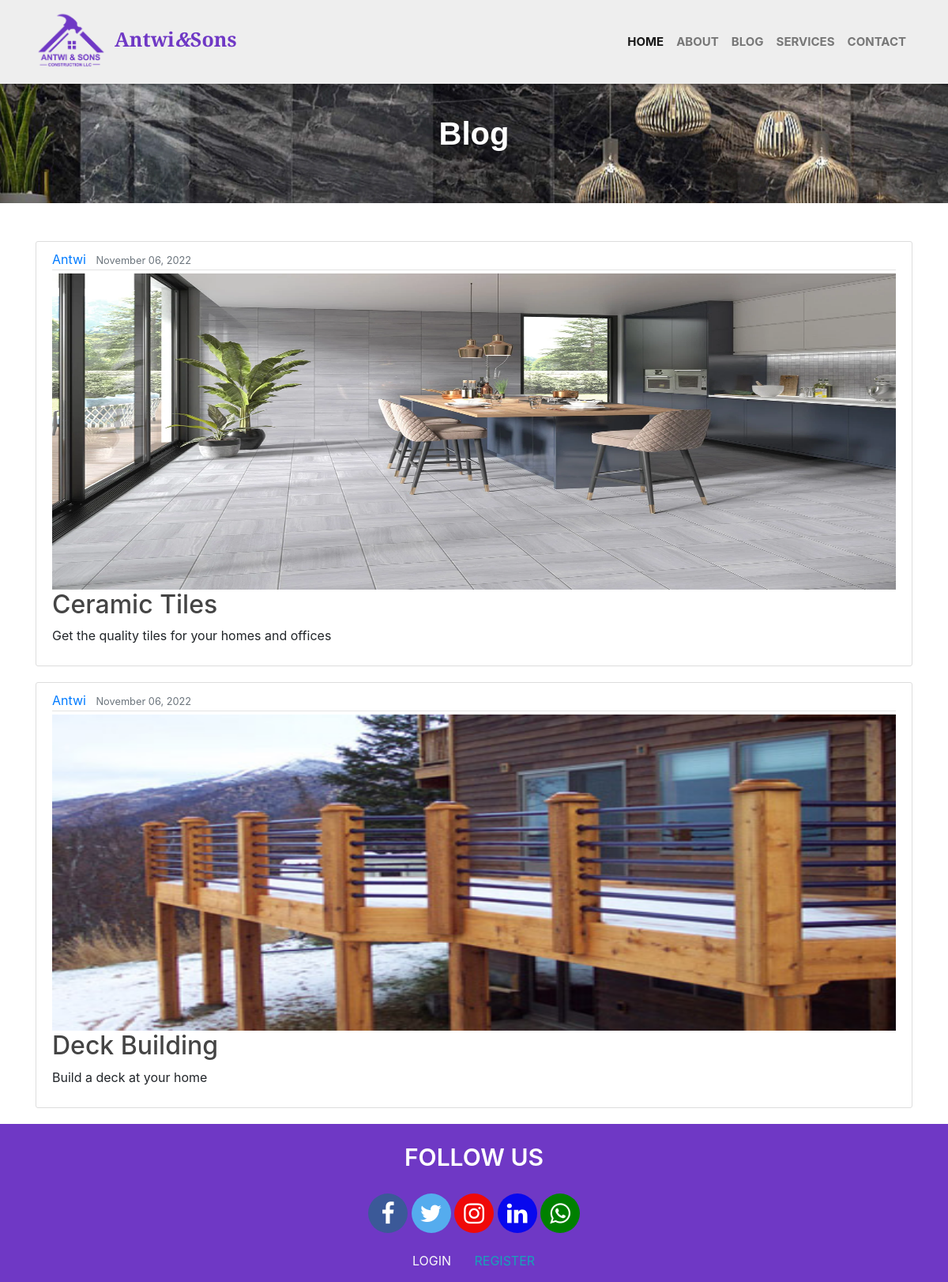
Page /post/ on the committed database.
### folio/models.py (models this page shows, shortened)
class BlogPost(models.Model):
    title = models.CharField(max_length=100)
    content = models.TextField()
    image = models.ImageField(upload_to="blog_post", default="")
    date_posted = models.DateTimeField(default=timezone.now)
    author = models.ForeignKey(User, on_delete=models.CASCADE)

### folio/views.py (the view)
# urls.py: path('post/', BlogPostListView.as_view(), name='post-page'),
class BlogPostListView(ListView):
    model = BlogPost
    template_name = "folio/post.html"
    context_object_name = "blog_posts"
    ordering = ["-date_posted"]
    paginate_by = 10

### folio/templates/folio/post.html (shortened to what this page needs)
{% extends 'folio/base.html' %}
{% load static %}
{% block content %}
<section class="blog-section">
    <div class="container-fluid">
        <div class="pt-4 mt-5">
            <h1 class="about-head pt-4">Blog</h1>
        </div>
    </div>
</section>
<section class="blog-post">
    <div class="container pt-4 mt-4">
        {% for blog_post in blog_posts %}
        <article class="media content-section">
            <div class="media-body">
                <div class="article-metadata">
                    <a class="mr-2" href="#">{{ blog_post.author }}</a>
                    <small class="text-muted">{{ blog_post.date_posted|date:"F d, Y" }}</small>
                </div>
                <img class="article-img" src="{{ blog_post.image.url }}" height="400px" width="100%" alt="">
                <h2><a href="{% url 'post-detail' blog_post.id %}" class="article-title">{{ blog_post.title }}</a></h2>
                <p class="article-content">{{ blog_post.content }}</p>
            </div>
        </article>
        {% endfor %}
    </div>
</section>
{% endblock content %}

### static/app.css (style rules this page uses)
body { margin: 0; padding: 0; }
.content-section { background: #ffffff; padding: 10px 20px; border: 1px solid #dddddd; border-radius: 3px; margin-bottom: 20px; }

### rows in the picture
BlogPost: author "Antwi", date_posted "November 06, 2022", image (picture), title "Ceramic Tiles", content "Get the quality tiles for your homes and offices"
BlogPost: author "Antwi", date_posted "November 06, 2022", image (picture), title "Deck Building", content "Build a deck at your home"
